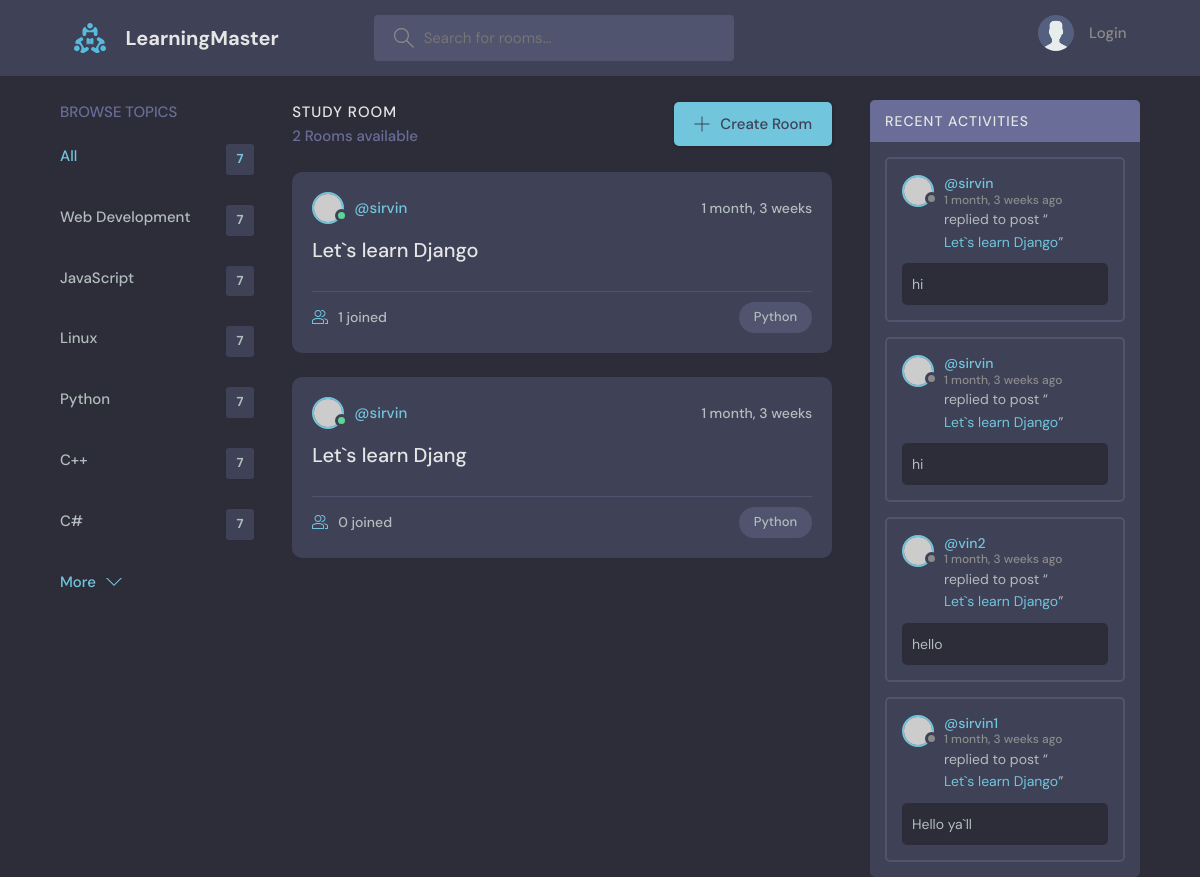
Page /?q=Python on the committed database.
### base/models.py (models this page shows, shortened)
class Topic(models.Model):
    name = models.CharField(max_length=200)

class Room(models.Model):
    host = models.ForeignKey(User, on_delete= models.SET_NULL, null=True)
    topic = models.ForeignKey(Topic, on_delete= models.SET_NULL, null=True)
    name = models.CharField(max_length=200)
    description = models.TextField(null=True, blank=True)
    participants = models.ManyToManyField(User,related_name='participants',blank=True)
    updated = models.DateTimeField(auto_now=True)
    created = models.DateTimeField(auto_now_add=True)
    class Meta:
        ordering = [
            '-updated','-created'
        ]
    def __str__(self):
        return self.name

class Message(models.Model):
    user = models.ForeignKey(User, on_delete=models.CASCADE)
    room = models.ForeignKey(Room, on_delete= models.CASCADE)
    body = models.TextField()
    updated = models.DateTimeField(auto_now=True)
    created = models.DateTimeField(auto_now_add=True)
    class Meta:
        ordering = [
            '-updated','-created'
        ]

### base/views.py (the view)
# urls.py: path('',views.home, name="home"),
def home(request):
    q = request.GET.get('q') if request.GET.get('q') != None else ''
    rooms = Room.objects.filter(
        Q(topic__name__contains = q) |
        Q(name__icontains = q) |
        Q(description__icontains = q)
    )
    topics = Topic.objects.all()
    room_count =  rooms.count()
    room_messages = Message.objects.filter(Q(room__topic__name__contains=q))
    context = {'rooms':rooms, 'topics':topics,
    'room_count':room_count,'room_messages':room_messages}
    return render(request,'base/home.html',context)

### base/templates/base/home.html (shortened to what this page needs)
    {% extends 'main.html' %}
    {% block content %}
    <main class="layout layout--3">
      <div class="container">
        {% include 'base/topics_comp.html' %}
        <div class="roomList">
          <div class="roomList__header">
            <div>
              <h2>Study Room</h2>
              <p>{{room_count}} Rooms available</p>
            </div>
            <a class="btn btn--main" href="{% url 'create-room' %}">
              <svg version="1.1" xmlns="http://www.w3.org/2000/svg" width="32" height="32" viewBox="0 0 32 32">
                <title>add</title>
                <path
                  d="M16.943 0.943h-1.885v14.115h-14.115v1.885h14.115v14.115h1.885v-14.115h14.115v-1.885h-14.115v-14.115z"
                ></path>
              </svg>
              Create Room
            </a>
          </div>
        {% include 'base/feed_comp.html' %}
        </div>
        {% include 'base/activity_comp.html' %}
      </div>
    </main>
   {% endblock content %}

### base/templates/base/topics_comp.html
<div class="topics">
  <div class="topics__header">
    <h2>Browse Topics</h2>
  </div>
  <ul class="topics__list">
    <li>
      <a href="{% url 'home' %}" class="active">All <span>7</span></a>
    </li>
    {% for topic in topics %}
    <li>
      <a href="{% url 'home'%}?q={{topic.name}}">{{topic.name}} <span>7</span></a>
    </li>
    {% endfor %}
  </ul>
  <a class="btn btn--link" href="topics.html">
    More
    <svg version="1.1" xmlns="http://www.w3.org/2000/svg" width="32" height="32" viewBox="0 0 32 32">
      <title>chevron-down</title>
      <path d="M16 21l-13-13h-3l16 16 16-16h-3l-13 13z"></path>
    </svg>
  </a>
</div>

### base/templates/base/feed_comp.html (shortened to what this page needs)
{% for room in rooms %}
<div class="roomListRoom">
  <div class="roomListRoom__header">
    <a href="{% url 'user-profile' user.id %}" class="roomListRoom__author">
      <div class="avatar avatar--small active">
        <img src="https://randomuser.me/api/portraits/men/11.jpg" />
      </div>
      <span>@{{room.host.username}}</span>
    </a>
    <div class="roomListRoom__actions">
      <span>{{room.created|timesince    }}</span>
    </div>
  </div>
  <div class="roomListRoom__content">
    <a href="{% url 'room' room.id %}">{{room.name}}</a>
  </div>
  <div class="roomListRoom__meta">
    <a href="{% url 'room' room.id %}" class="roomListRoom__joined">
      {{room.participants.all.count}} joined
    </a>
    <p class="roomListRoom__topic">{{room.topic.name}}</p>
  </div>
</div>
{% endfor %}

### base/templates/base/activity_comp.html (shortened to what this page needs)
<div class="activities">
  <div class="activities__header">
    <h2>Recent Activities</h2>
  </div>
  {% for message in room_messages%}
  <div class="activities__box">
    <div class="activities__boxHeader roomListRoom__header">
      <a href="{% url 'user-profile' message.user.id %}" class="roomListRoom__author">
        <div class="avatar avatar--small">
          <img src="https://randomuser.me/api/portraits/women/11.jpg" />
        </div>
        <p>
          @{{message.user}}
          <span>  {{message.created|timesince}} ago</span>
        </p>
      </a>
    </div>
    <div class="activities__boxContent">
      <p>replied to post “<a href="{% url 'room' message.room.id %}">{{message.room}}</a>”</p>
      <div class="activities__boxRoomContent">
        {{message.body}}
      </div>
    </div>
  </div>
  {% endfor %}
</div>

### rows in the picture
Topic: name "Web Development"
Topic: name "JavaScript"
Topic: name "Linux"
Topic: name "Python"
Topic: name "C++"
Topic: name "C#"
Room: host.username "sirvin", created "1 month, 3 weeks", name "Let`s learn Django", participants.all.count "1", topic.name "Python"
Room: host.username "sirvin", created "1 month, 3 weeks", name "Let`s learn Djang", participants.all.count "0", topic.name "Python"
Message: user "sirvin", created "1 month, 3 weeks", room "Let`s learn Django", body "hi"
Message: user "sirvin", created "1 month, 3 weeks", room "Let`s learn Django", body "hi"
Message: user "vin2", created "1 month, 3 weeks", room "Let`s learn Django", body "hello"
Message: user "sirvin1", created "1 month, 3 weeks", room "Let`s learn Django", body "Hello ya`ll"

### other values in the picture
{{ room_count }} "2"
